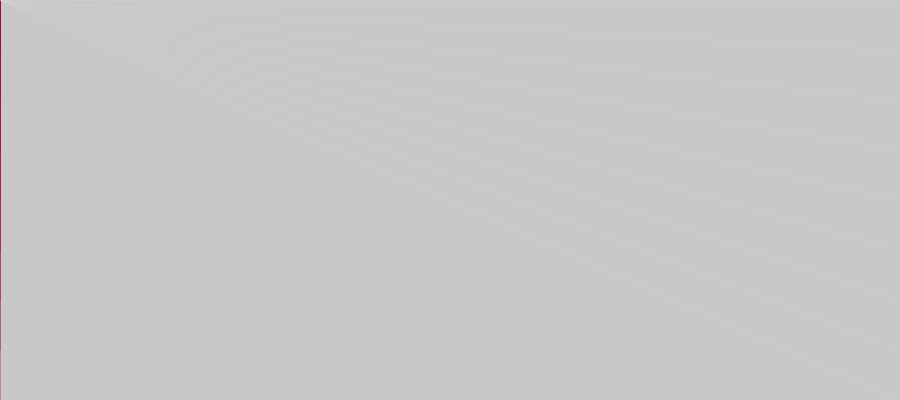
Frame 1 (no input)
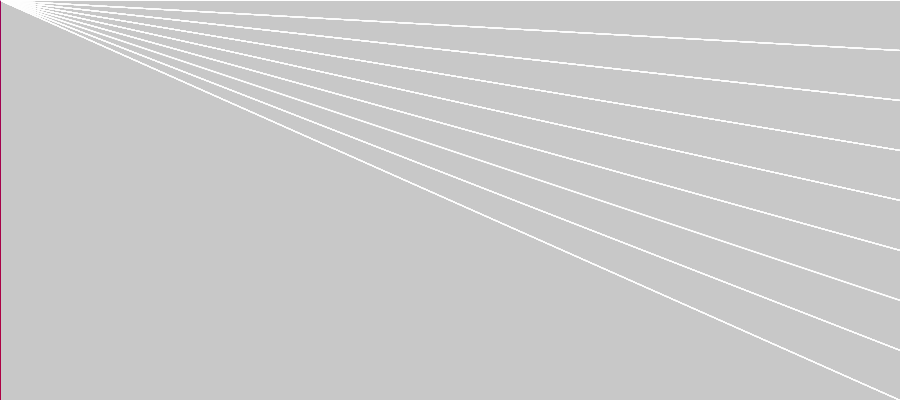
Frame 60 (the mouse pressed at the canvas centre just before this capture)
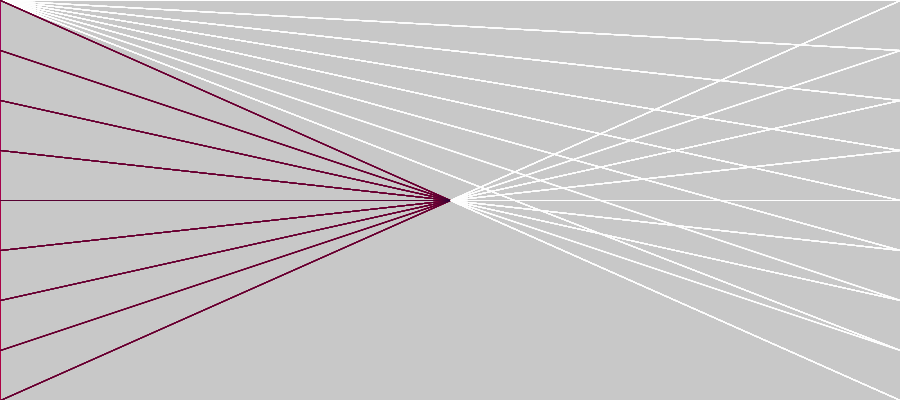
Frame 120 (the mouse held since frame 60 and released just before this capture)

The Processing sketch that drew these frames (run headless with seeded random() and noise(); from frame 60 on, the mouse is pressed at the canvas centre):

// Processing sketch: processing_74269
// ── processing_74269.pde

int bgColor= 200;


void setup() {
  size(900, 400);
  background(bgColor);
}

void draw() {
  float nextX,nextY;
  nextX=random(0,900);
  nextY=random(0,400);
  stroke(nextX*255/900, 0, nextY*255/800, random(80) );
  for (int y=0; y<=height; y+=50) {
    line(0, y, mouseX, mouseY);
  }
  
  
  
  stroke(255, random(80) );
  for (int y=0; y<=height; y+=50) {
    line(width, y, mouseX, mouseY);
  }


}
void keyPressed()
{
  if (key == ' '){
  background(bgColor);
}
}
